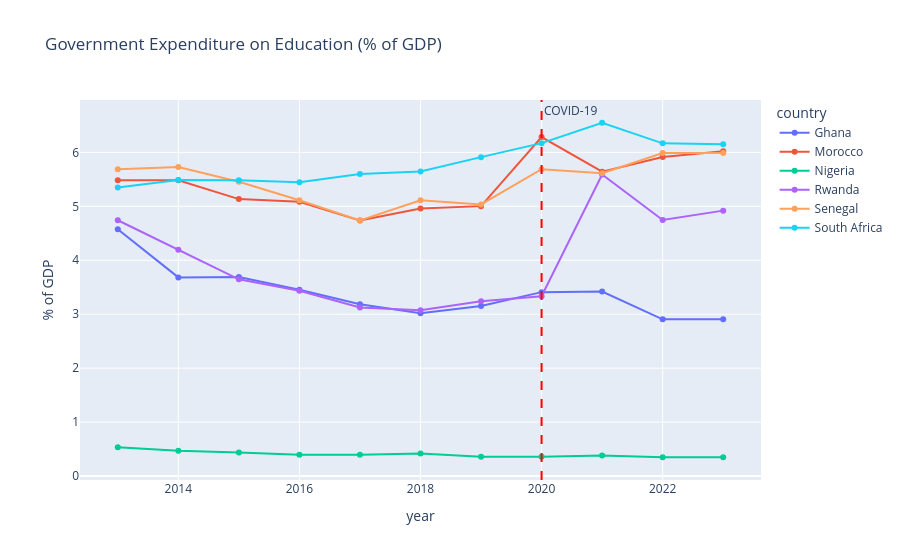

Notebook code cell kept with this figure:
### Markdown cell above
## **Theme 2: Education & Human Capital**

### Code cell
fig = px.line(
    df_imputed,
    x='year',
    y='Government Education Expenditure (% of GDP)',
    color='country',
    title='Government Expenditure on Education (% of GDP)',
    markers=True
)
#fig.add_vline(x=2008, line_dash='dash', line_color='red', annotation_text='2008 Crisis')
fig.add_vline(x=2020, line_dash='dash', line_color='red', annotation_text='COVID-19')
fig.update_layout(yaxis_title='% of GDP')
fig.show()

### Figure 1 — Plotly figure (JSON) as saved in the notebook; plotly's stock layout.template omitted (floating-point values rounded to 4 significant figures)
{"data": [{"hovertemplate": "country=Ghana<br>year=%{x}<br>Government Education Expenditure (% of GDP)=%{y}<extra></extra>", "legendgroup": "Ghana", "line": {"color": "#636efa", "dash": "solid"}, "marker": {"symbol": "circle"}, "mode": "lines+markers", "name": "Ghana", "orientation": "v", "showlegend": true, "type": "scatter", "x": [2013, 2014, 2015, 2016, 2017, 2018, 2019, 2020, 2021, 2022, 2023], "xaxis": "x", "y": [4.576, 3.682, 3.689, 3.455, 3.186, 3.016, 3.153, 3.409, 3.419, 2.905, 2.905], "yaxis": "y"}, {"hovertemplate": "country=Morocco<br>year=%{x}<br>Government Education Expenditure (% of GDP)=%{y}<extra></extra>", "legendgroup": "Morocco", "line": {"color": "#EF553B", "dash": "solid"}, "marker": {"symbol": "circle"}, "mode": "lines+markers", "name": "Morocco", "orientation": "v", "showlegend": true, "type": "scatter", "x": [2013, 2014, 2015, 2016, 2017, 2018, 2019, 2020, 2021, 2022, 2023], "xaxis": "x", "y": [5.483, 5.483, 5.133, 5.085, 4.736, 4.96, 5.003, 6.284, 5.643, 5.912, 6.021], "yaxis": "y"}, {"hovertemplate": "country=Nigeria<br>year=%{x}<br>Government Education Expenditure (% of GDP)=%{y}<extra></extra>", "legendgroup": "Nigeria", "line": {"color": "#00cc96", "dash": "solid"}, "marker": {"symbol": "circle"}, "mode": "lines+markers", "name": "Nigeria", "orientation": "v", "showlegend": true, "type": "scatter", "x": [2013, 2014, 2015, 2016, 2017, 2018, 2019, 2020, 2021, 2022, 2023], "xaxis": "x", "y": [0.5342, 0.4707, 0.437, 0.393, 0.3964, 0.42, 0.3585, 0.3596, 0.3819, 0.3485, 0.3485], "yaxis": "y"}, {"hovertemplate": "country=Rwanda<br>year=%{x}<br>Government Education Expenditure (% of GDP)=%{y}<extra></extra>", "legendgroup": "Rwanda", "line": {"color": "#ab63fa", "dash": "solid"}, "marker": {"symbol": "circle"}, "mode": "lines+markers", "name": "Rwanda", "orientation": "v", "showlegend": true, "type": "scatter", "x": [2013, 2014, 2015, 2016, 2017, 2018, 2019, 2020, 2021, 2022, 2023], "xaxis": "x", "y": [4.742, 4.196, 3.647, 3.435, 3.125, 3.074, 3.239, 3.334, 5.59, 4.746, 4.92], "yaxis": "y"}, {"hovertemplate": "country=Senegal<br>year=%{x}<br>Government Education Expenditure (% of GDP)=%{y}<extra></extra>", "legendgroup": "Senegal", "line": {"color": "#FFA15A", "dash": "solid"}, "marker": {"symbol": "circle"}, "mode": "lines+markers", "name": "Senegal", "orientation": "v", "showlegend": true, "type": "scatter", "x": [2013, 2014, 2015, 2016, 2017, 2018, 2019, 2020, 2021, 2022, 2023], "xaxis": "x", "y": [5.687, 5.729, 5.456, 5.113, 4.74, 5.11, 5.035, 5.687, 5.612, 5.988, 5.988], "yaxis": "y"}, {"hovertemplate": "country=South Africa<br>year=%{x}<br>Government Education Expenditure (% of GDP)=%{y}<extra></extra>", "legendgroup": "South Africa", "line": {"color": "#19d3f3", "dash": "solid"}, "marker": {"symbol": "circle"}, "mode": "lines+markers", "name": "South Africa", "orientation": "v", "showlegend": true, "type": "scatter", "x": [2013, 2014, 2015, 2016, 2017, 2018, 2019, 2020, 2021, 2022, 2023], "xaxis": "x", "y": [5.351, 5.49, 5.483, 5.444, 5.599, 5.644, 5.912, 6.171, 6.549, 6.167, 6.148], "yaxis": "y"}], "layout": {"annotations": [{"showarrow": false, "text": "COVID-19", "x": 2020, "xanchor": "left", "xref": "x", "y": 1, "yanchor": "top", "yref": "y domain"}], "legend": {"title": {"text": "country"}, "tracegroupgap": 0}, "shapes": [{"line": {"color": "red", "dash": "dash"}, "type": "line", "x0": 2020, "x1": 2020, "xref": "x", "y0": 0, "y1": 1, "yref": "y domain"}], "title": {"text": "Government Expenditure on Education (% of GDP)"}, "xaxis": {"anchor": "y", "domain": [0, 1], "title": {"text": "year"}}, "yaxis": {"anchor": "x", "domain": [0, 1], "title": {"text": "% of GDP"}}}}
